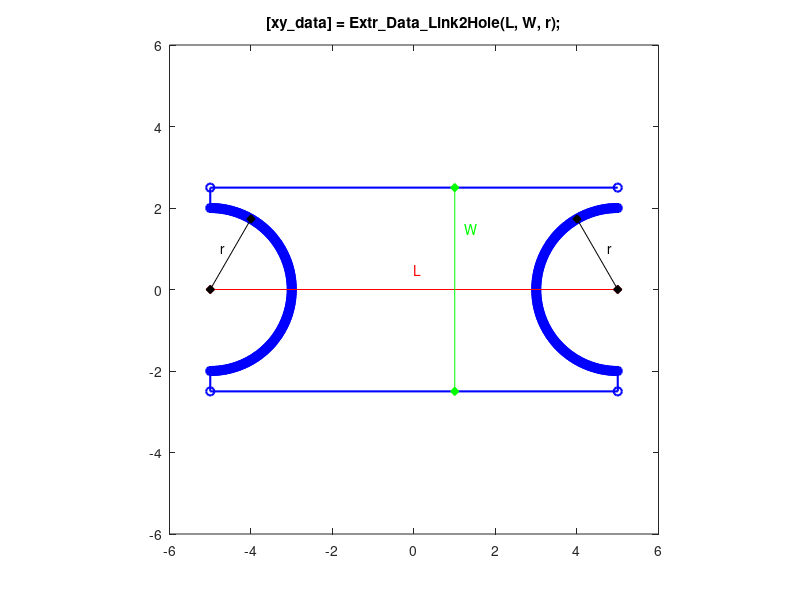

This figure's MATLAB source:
function [xy_data] = Extr_Data_Link2Hole(L, W, r)
%Extr_Data_Link2Hole Produce extrusion data for a link with half a hole at each end.
%   [xy_data] = Extr_Data_Link2Hole(L, W, r)
%   This function returns x-y data for a link with half a hole at each end.
%   You can specify:
%       Length      L
%       Width       W
%       Hole radius r
%
%   To see a plot showing parameter values, enter the name
%   of the function with no arguments
%   >> Extr_Data_Link2Hole

% Copyright 2012-2016 The MathWorks, Inc.

% DEFAULT DATA TO SHOW DIAGRAM
if (nargin == 0)
    L = 10;
    W = 5;
    r = 2;
end

top_xsec = [L/2 W/2; -L/2 W/2];
theta = (90:-1:-90)*pi/180;
left_semi_hole_xsec = [-L/2+r*cos(theta') r*sin(theta')];
bottom_xsec = [-L/2 -W/2; L/2 -W/2];
theta = (270:-1:90)*pi/180;
right_semi_hole_xsec = [L/2+r*cos(theta') r*sin(theta')];
xy_data = [ top_xsec; left_semi_hole_xsec; ...
                   bottom_xsec; right_semi_hole_xsec];
               
% PLOT DIAGRAM TO SHOW PARAMETERS AND EXTRUSION
if (nargin == 0)
    % PLOT EXTRUSION
    plot(xy_data(:,1),xy_data(:,2),'b-o','LineWidth',1.5);
    axis('square');
    axis([-6 6 -6 6]);
    
    % SHOW PARAMETERS
    hold on
    
    plot([-L/2 L/2],[0 0],'r-d','MarkerFaceColor','r');
    text(0,0.5,'{\color{red}L}');
    plot([1 1],[-W/2 W/2],'g-d','MarkerFaceColor','g');
    text(1.25,1.5,'{\color{green}W}');
    plot([-L/2 -L/2+r*sin(30*pi/180)],[0 r*cos(30*pi/180)],'k-d','MarkerFaceColor','k');
    text(-4.75,1,'r');
    plot([L/2 L/2-r*sin(30*pi/180)],[0 r*cos(30*pi/180)],'k-d','MarkerFaceColor','k');
    text(4.75,1,'r');

    title(['[xy\_data] = Extr\_Data\_Link2Hole(L, W, r);']);

    hold off
    clear xy_data
end